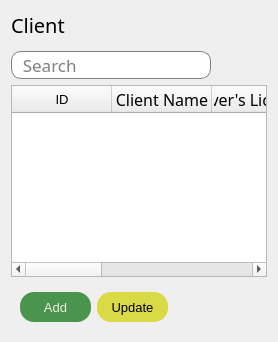
         <widget class="QWidget" name="tab_4">
          <attribute name="title">
           <string>Client</string>
          </attribute>
          <layout class="QVBoxLayout" name="verticalLayout_3">
           <item>
            <widget class="QLabel" name="label_5">
             <property name="font">
              <font>
               <family>Segoe UI Light</family>
               <pointsize>15</pointsize>
               <weight>50</weight>
               <bold>false</bold>
              </font>
             </property>
             <property name="text">
              <string>Client</string>
             </property>
            </widget>
           </item>
           <item>
            <widget class="QWidget" name="widget_38" native="true"/>
           </item>
           <item>
            <widget class="QLineEdit" name="client_search">
             <property name="maximumSize">
              <size>
               <width>200</width>
               <height>16777215</height>
              </size>
             </property>
             <property name="font">
              <font>
               <family>Segoe UI Light</family>
               <pointsize>13</pointsize>
              </font>
             </property>
             <property name="styleSheet">
              <string notr="true">background-color: rgb(255, 255, 255);
border : 1 solid gray;
border-radius : 10;</string>
             </property>
             <property name="text">
              <string/>
             </property>
             <property name="placeholderText">
              <string>  Search</string>
             </property>
            </widget>
           </item>
           <item>
            <widget class="QTableWidget" name="client_table">
             <property name="font">
              <font>
               <pointsize>10</pointsize>
              </font>
             </property>
             <column>
              <property name="text">
               <string>ID</string>
              </property>
             </column>
             <column>
              <property name="text">
               <string>Client Name</string>
              </property>
              <property name="font">
               <font>
                <family>Segoe UI Light</family>
                <pointsize>12</pointsize>
               </font>
              </property>
             </column>
             <column>
              <property name="text">
               <string>Driver's License No.</string>
              </property>
              <property name="font">
               <font>
                <family>Segoe UI Light</family>
                <pointsize>12</pointsize>
               </font>
              </property>
             </column>
             <column>
              <property name="text">
               <string>Car Plate No.</string>
              </property>
              <property name="font">
               <font>
                <family>Segoe UI Light</family>
                <pointsize>12</pointsize>
               </font>
              </property>
             </column>
             <column>
              <property name="text">
               <string>Car Model</string>
              </property>
              <property name="font">
               <font>
                <family>Segoe UI Light</family>
                <pointsize>12</pointsize>
               </font>
              </property>
             </column>
             <column>
              <property name="text">
               <string>Color</string>
              </property>
              <property name="font">
               <font>
                <family>Segoe UI Light</family>
                <pointsize>12</pointsize>
               </font>
              </property>
             </column>
            </widget>
           </item>
           <item>
            <widget class="QWidget" name="widget_9" native="true">
             <layout class="QHBoxLayout" name="horizontalLayout_3">
              <item>
               <widget class="QPushButton" name="client_add_button">
                <property name="minimumSize">
                 <size>
                  <width>71</width>
                  <height>30</height>
                 </size>
                </property>
                <property name="maximumSize">
                 <size>
                  <width>71</width>
                  <height>30</height>
                 </size>
                </property>
                <property name="font">
                 <font>
                  <family>Segoe UI</family>
                  <pointsize>10</pointsize>
                 </font>
                </property>
                <property name="styleSheet">
                 <string notr="true">color: rgb(238, 238, 220);
background-color: rgb(75, 148, 78);

border-radius : 14;
</string>
                </property>
                <property name="text">
                 <string>Add</string>
                </property>
                <property name="flat">
                 <bool>false</bool>
                </property>
               </widget>
              </item>
              <item>
               <widget class="QPushButton" name="client_update_button">
                <property name="minimumSize">
                 <size>
                  <width>71</width>
                  <height>30</height>
                 </size>
                </property>
                <property name="maximumSize">
                 <size>
                  <width>71</width>
                  <height>30</height>
                 </size>
                </property>
                <property name="font">
                 <font>
                  <family>Segoe UI</family>
                  <pointsize>10</pointsize>
                 </font>
                </property>
                <property name="styleSheet">
                 <string notr="true">
background-color: rgb(218, 218, 71);

border-radius : 14;
</string>
                </property>
                <property name="text">
                 <string>Update</string>
                </property>
                <property name="flat">
                 <bool>false</bool>
                </property>
               </widget>
              </item>
              <item>
               <widget class="QWidget" name="widget_10" native="true"/>
              </item>
             </layout>
            </widget>
           </item>
          </layout>
         </widget>
